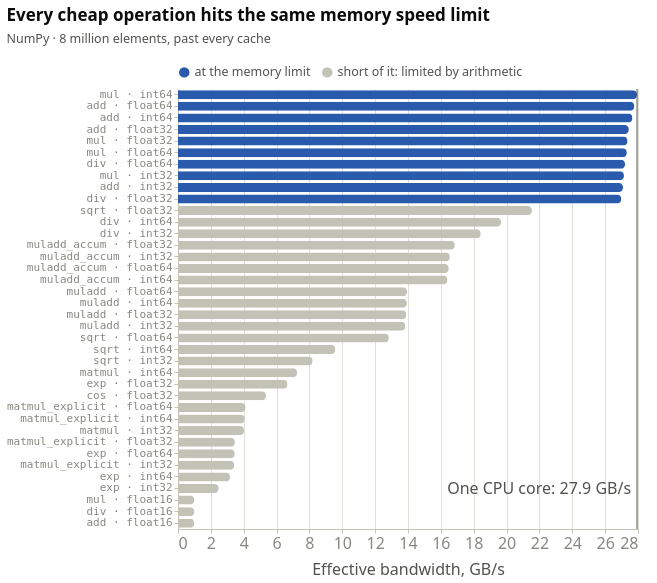

The notebook cell this image was saved under:
### Markdown cell above
---

## 4 · Memory bandwidth is the speed limit

**Bandwidth** is how many bytes per second the memory system can deliver. For a
simple operation like <code style="font-size:0.75em">add</code>, the processor finishes the arithmetic long before the
next numbers arrive, so the speed of memory, not of the processor, sets the pace.

### Code cell
style.show(figures.cpu_bandwidth(d))

### Figure 1 — Vega-Lite specification as saved in the notebook (floating-point values rounded to 4 significant figures)
{"config": {"background": "transparent", "font": "Cochineal, system-ui, -apple-system, \"Segoe UI\", sans-serif", "padding": {"left": 6, "right": 18, "top": 6, "bottom": 6}, "view": {"stroke": null, "continuousWidth": 620, "continuousHeight": 300}, "axis": {"labelFont": "Cochineal, system-ui, -apple-system, \"Segoe UI\", sans-serif", "titleFont": "Cochineal, system-ui, -apple-system, \"Segoe UI\", sans-serif", "labelColor": "#898781", "titleColor": "#52514e", "labelFontSize": 12.5, "titleFontSize": 12.5, "titleFontWeight": 500, "titlePadding": 10, "domainColor": "#c3c2b7", "domainWidth": 1, "tickColor": "#c3c2b7", "tickSize": 4, "gridColor": "#e1e0d9", "gridWidth": 1, "gridDash": []}, "legend": {"labelFont": "Cochineal, system-ui, -apple-system, \"Segoe UI\", sans-serif", "titleFont": "Cochineal, system-ui, -apple-system, \"Segoe UI\", sans-serif", "labelColor": "#52514e", "titleColor": "#52514e", "labelFontSize": 12.5, "titleFontSize": 12.5, "titleFontWeight": 500, "symbolType": "circle", "symbolSize": 110, "orient": "top", "direction": "horizontal", "offset": 10, "titlePadding": 10, "labelLimit": 360}, "title": {"font": "Cochineal, system-ui, -apple-system, \"Segoe UI\", sans-serif", "color": "#0b0b0b", "fontSize": 17, "fontWeight": 600, "subtitleFont": "Cochineal, system-ui, -apple-system, \"Segoe UI\", sans-serif", "subtitleColor": "#52514e", "subtitleFontSize": 12.5, "subtitlePadding": 8, "anchor": "start", "offset": 16, "dy": -4}, "header": {"labelFont": "Cochineal, system-ui, -apple-system, \"Segoe UI\", sans-serif", "titleFont": "Cochineal, system-ui, -apple-system, \"Segoe UI\", sans-serif", "labelColor": "#52514e", "titleColor": "#52514e", "labelFontSize": 13, "labelFontWeight": 600, "titleFontSize": 12.5}, "range": {"category": ["#2a5aab", "#883327", "#3e8343", "#349ab6"], "heatmap": ["#cfdff9", "#a4bfeb", "#759cdc", "#4c7bc8", "#2a5aab", "#1f4584", "#17315d"], "ramp": ["#cfdff9", "#a4bfeb", "#759cdc", "#4c7bc8", "#2a5aab", "#1f4584", "#17315d"]}, "bar": {"cornerRadiusEnd": 4, "discreteBandSize": 16}, "point": {"size": 100, "filled": true, "stroke": "transparent", "strokeWidth": 2, "opacity": 1}, "line": {"strokeWidth": 2, "strokeCap": "round", "strokeJoin": "round"}, "rule": {"strokeWidth": 1}, "text": {"font": "Cochineal, system-ui, -apple-system, \"Segoe UI\", sans-serif", "fontSize": 12, "color": "#52514e"}}, "layer": [{"data": {"name": "data-439006e2a8599b63c05f65b5865bf6fd"}, "mark": {"type": "bar", "size": 9}, "encoding": {"color": {"field": "state", "legend": {"title": null}, "scale": {"domain": ["at the memory limit", "short of it: limited by arithmetic"], "range": ["#2a5aab", "#c3c2b7"]}, "sort": ["at the memory limit", "short of it: limited by arithmetic"], "type": "nominal"}, "tooltip": [{"field": "cell", "type": "nominal"}, {"field": "result_dtype", "title": "computes in", "type": "nominal"}, {"field": "gbs", "format": ".1f", "title": "GB/s", "type": "quantitative"}, {"field": "us", "format": ",.0f", "title": "µs / call", "type": "quantitative"}], "x": {"axis": {"labelFontSize": 16, "titleFontSize": 16}, "field": "gbs", "title": "Effective bandwidth, GB/s", "type": "quantitative"}, "y": {"axis": {"labelFont": "monospace", "labelFontSize": 11, "labelLimit": 200}, "field": "cell", "sort": "-x", "title": null, "type": "nominal"}}}, {"data": {"name": "data-74fba5166332610cefac7bd98cefc744"}, "mark": {"type": "rule", "color": "#52514e", "strokeWidth": 1}, "encoding": {"x": {"field": "x", "type": "quantitative"}}}, {"data": {"name": "data-0217d6c698f8df1d08857c17733c3f12"}, "mark": {"type": "text", "align": "right", "color": "#52514e", "dx": -6, "fontSize": 16}, "encoding": {"text": {"field": "t", "type": "nominal"}, "x": {"field": "x", "type": "quantitative"}, "y": {"field": "y", "scale": null, "type": "quantitative"}}}], "height": 440, "title": {"text": "Every cheap operation hits the same memory speed limit", "subtitle": "NumPy · 8 million elements, past every cache"}, "width": 460, "$schema": "https://vega.github.io/schema/vega-lite/v6.4.1.json", "datasets": {"data-439006e2a8599b63c05f65b5865bf6fd": [{"run": "cpu_dram50", "n": 2000000, "n_elem": 8000000, "operation": "mul", "implementation": "int64", "framework": "NumPy", "execution_mode": "eager", "timer": "host", "destination": "out", "cache_state": "cold", "us": 6871.0, "us_lo": 6742.0, "us_hi": 7043.0, "ns_elem": 0.8589, "gbs": 27.94, "gelem_s": 1.164, "b_elem": 24, "result_mib": 61.04, "result_dtype": "int64", "promoted": false, "samples": 50, "cell": "mul · int64", "state": "at the memory limit"}, {"run": "cpu_dram50", "n": 2000000, "n_elem": 8000000, "operation": "add", "implementation": "float64", "framework": "NumPy", "execution_mode": "eager", "timer": "host", "destination": "out", "cache_state": "cold", "us": 6912.0, "us_lo": 6840.0, "us_hi": 7120.0, "ns_elem": 0.864, "gbs": 27.78, "gelem_s": 1.157, "b_elem": 24, "result_mib": 61.04, "result_dtype": "float64", "promoted": false, "samples": 50, "cell": "add · float64", "state": "at the memory limit"}, {"run": "cpu_dram50", "n": 2000000, "n_elem": 8000000, "operation": "add", "implementation": "int64", "framework": "NumPy", "execution_mode": "eager", "timer": "host", "destination": "out", "cache_state": "cold", "us": 6941.0, "us_lo": 6844.0, "us_hi": 7133.0, "ns_elem": 0.8677, "gbs": 27.66, "gelem_s": 1.153, "b_elem": 24, "result_mib": 61.04, "result_dtype": "int64", "promoted": false, "samples": 50, "cell": "add · int64", "state": "at the memory limit"}, {"run": "cpu_dram50", "n": 2000000, "n_elem": 8000000, "operation": "add", "implementation": "float32", "framework": "NumPy", "execution_mode": "eager", "timer": "host", "destination": "out", "cache_state": "cold", "us": 3498.0, "us_lo": 3447.0, "us_hi": 3617.0, "ns_elem": 0.4373, "gbs": 27.44, "gelem_s": 2.287, "b_elem": 12, "result_mib": 30.52, "result_dtype": "float32", "promoted": false, "samples": 50, "cell": "add · float32", "state": "at the memory limit"}, {"run": "cpu_dram50", "n": 2000000, "n_elem": 8000000, "operation": "mul", "implementation": "float32", "framework": "NumPy", "execution_mode": "eager", "timer": "host", "destination": "out", "cache_state": "cold", "us": 3508.0, "us_lo": 3449.0, "us_hi": 3628.0, "ns_elem": 0.4386, "gbs": 27.36, "gelem_s": 2.28, "b_elem": 12, "result_mib": 30.52, "result_dtype": "float32", "promoted": false, "samples": 50, "cell": "mul · float32", "state": "at the memory limit"}, {"run": "cpu_dram50", "n": 2000000, "n_elem": 8000000, "operation": "mul", "implementation": "float64", "framework": "NumPy", "execution_mode": "eager", "timer": "host", "destination": "out", "cache_state": "cold", "us": 7028.0, "us_lo": 6867.0, "us_hi": 7165.0, "ns_elem": 0.8785, "gbs": 27.32, "gelem_s": 1.138, "b_elem": 24, "result_mib": 61.04, "result_dtype": "float64", "promoted": false, "samples": 50, "cell": "mul · float64", "state": "at the memory limit"}, {"run": "cpu_dram50", "n": 2000000, "n_elem": 8000000, "operation": "div", "implementation": "float64", "framework": "NumPy", "execution_mode": "eager", "timer": "host", "destination": "out", "cache_state": "cold", "us": 7056.0, "us_lo": 6887.0, "us_hi": 7157.0, "ns_elem": 0.882, "gbs": 27.21, "gelem_s": 1.134, "b_elem": 24, "result_mib": 61.04, "result_dtype": "float64", "promoted": false, "samples": 50, "cell": "div · float64", "state": "at the memory limit"}, {"run": "cpu_dram50", "n": 2000000, "n_elem": 8000000, "operation": "mul", "implementation": "int32", "framework": "NumPy", "execution_mode": "eager", "timer": "host", "destination": "out", "cache_state": "cold", "us": 3537.0, "us_lo": 3430.0, "us_hi": 3721.0, "ns_elem": 0.4421, "gbs": 27.15, "gelem_s": 2.262, "b_elem": 12, "result_mib": 30.52, "result_dtype": "int32", "promoted": false, "samples": 50, "cell": "mul · int32", "state": "at the memory limit"}, {"run": "cpu_dram50", "n": 2000000, "n_elem": 8000000, "operation": "add", "implementation": "int32", "framework": "NumPy", "execution_mode": "eager", "timer": "host", "destination": "out", "cache_state": "cold", "us": 3544.0, "us_lo": 3422.0, "us_hi": 3716.0, "ns_elem": 0.4431, "gbs": 27.08, "gelem_s": 2.257, "b_elem": 12, "result_mib": 30.52, "result_dtype": "int32", "promoted": false, "samples": 50, "cell": "add · int32", "state": "at the memory limit"}, {"run": "cpu_dram50", "n": 2000000, "n_elem": 8000000, "operation": "div", "implementation": "float32", "framework": "NumPy", "execution_mode": "eager", "timer": "host", "destination": "out", "cache_state": "cold", "us": 3558.0, "us_lo": 3456.0, "us_hi": 3717.0, "ns_elem": 0.4448, "gbs": 26.98, "gelem_s": 2.248, "b_elem": 12, "result_mib": 30.52, "result_dtype": "float32", "promoted": false, "samples": 50, "cell": "div · float32", "state": "at the memory limit"}, {"run": "cpu_dram50", "n": 2000000, "n_elem": 8000000, "operation": "sqrt", "implementation": "float32", "framework": "NumPy", "execution_mode": "eager", "timer": "host", "destination": "out", "cache_state": "cold", "us": 2971.0, "us_lo": 2945.0, "us_hi": 3034.0, "ns_elem": 0.3713, "gbs": 21.55, "gelem_s": 2.693, "b_elem": 8, "result_mib": 30.52, "result_dtype": "float32", "promoted": false, "samples": 50, "cell": "sqrt · float32", "state": "short of it: limited by arithmetic"}, {"run": "cpu_dram50", "n": 2000000, "n_elem": 8000000, "operation": "div", "implementation": "int64", "framework": "NumPy", "execution_mode": "eager", "timer": "host", "destination": "out", "cache_state": "cold", "us": 9764.0, "us_lo": 9615.0, "us_hi": 9901.0, "ns_elem": 1.22, "gbs": 19.66, "gelem_s": 0.8193, "b_elem": 24, "result_mib": 61.04, "result_dtype": "float64", "promoted": true, "samples": 50, "cell": "div · int64", "state": "short of it: limited by arithmetic"}, {"run": "cpu_dram50", "n": 2000000, "n_elem": 8000000, "operation": "div", "implementation": "int32", "framework": "NumPy", "execution_mode": "eager", "timer": "host", "destination": "out", "cache_state": "cold", "us": 6947.0, "us_lo": 6838.0, "us_hi": 7132.0, "ns_elem": 0.8683, "gbs": 18.43, "gelem_s": 1.152, "b_elem": 16, "result_mib": 61.04, "result_dtype": "float64", "promoted": true, "samples": 50, "cell": "div · int32", "state": "short of it: limited by arithmetic"}, {"run": "cpu_dram50", "n": 2000000, "n_elem": 8000000, "operation": "muladd_accum", "implementation": "float32", "framework": "NumPy", "execution_mode": "eager", "timer": "host", "destination": "out", "cache_state": "cold", "us": 5697.0, "us_lo": 5594.0, "us_hi": 5874.0, "ns_elem": 0.7122, "gbs": 16.85, "gelem_s": 1.404, "b_elem": 12, "result_mib": 30.52, "result_dtype": "float32", "promoted": false, "samples": 50, "cell": "muladd_accum · float32", "state": "short of it: limited by arithmetic"}, {"run": "cpu_dram50", "n": 2000000, "n_elem": 8000000, "operation": "muladd_accum", "implementation": "int32", "framework": "NumPy", "execution_mode": "eager", "timer": "host", "destination": "out", "cache_state": "cold", "us": 5801.0, "us_lo": 5650.0, "us_hi": 5974.0, "ns_elem": 0.7252, "gbs": 16.55, "gelem_s": 1.379, "b_elem": 12, "result_mib": 30.52, "result_dtype": "int32", "promoted": false, "samples": 50, "cell": "muladd_accum · int32", "state": "short of it: limited by arithmetic"}, {"run": "cpu_dram50", "n": 2000000, "n_elem": 8000000, "operation": "muladd_accum", "implementation": "float64", "framework": "NumPy", "execution_mode": "eager", "timer": "host", "destination": "out", "cache_state": "cold", "us": 11650.0, "us_lo": 11420.0, "us_hi": 11800.0, "ns_elem": 1.456, "gbs": 16.48, "gelem_s": 0.6868, "b_elem": 24, "result_mib": 61.04, "result_dtype": "float64", "promoted": false, "samples": 50, "cell": "muladd_accum · float64", "state": "short of it: limited by arithmetic"}, {"run": "cpu_dram50", "n": 2000000, "n_elem": 8000000, "operation": "muladd_accum", "implementation": "int64", "framework": "NumPy", "execution_mode": "eager", "timer": "host", "destination": "out", "cache_state": "cold", "us": 11710.0, "us_lo": 11480.0, "us_hi": 11830.0, "ns_elem": 1.463, "gbs": 16.4, "gelem_s": 0.6834, "b_elem": 24, "result_mib": 61.04, "result_dtype": "int64", "promoted": false, "samples": 50, "cell": "muladd_accum · int64", "state": "short of it: limited by arithmetic"}, {"run": "cpu_dram50", "n": 2000000, "n_elem": 8000000, "operation": "muladd", "implementation": "float64", "framework": "NumPy", "execution_mode": "eager", "timer": "host", "destination": "out", "cache_state": "cold", "us": 13770.0, "us_lo": 13530.0, "us_hi": 13960.0, "ns_elem": 1.722, "gbs": 13.94, "gelem_s": 0.5808, "b_elem": 24, "result_mib": 61.04, "result_dtype": "float64", "promoted": false, "samples": 50, "cell": "muladd · float64", "state": "short of it: limited by arithmetic"}, {"run": "cpu_dram50", "n": 2000000, "n_elem": 8000000, "operation": "muladd", "implementation": "int64", "framework": "NumPy", "execution_mode": "eager", "timer": "host", "destination": "out", "cache_state": "cold", "us": 13780.0, "us_lo": 13640.0, "us_hi": 13920.0, "ns_elem": 1.723, "gbs": 13.93, "gelem_s": 0.5804, "b_elem": 24, "result_mib": 61.04, "result_dtype": "int64", "promoted": false, "samples": 50, "cell": "muladd · int64", "state": "short of it: limited by arithmetic"}, {"run": "cpu_dram50", "n": 2000000, "n_elem": 8000000, "operation": "muladd", "implementation": "float32", "framework": "NumPy", "execution_mode": "eager", "timer": "host", "destination": "out", "cache_state": "cold", "us": 6908.0, "us_lo": 6717.0, "us_hi": 7088.0, "ns_elem": 0.8635, "gbs": 13.9, "gelem_s": 1.158, "b_elem": 12, "result_mib": 30.52, "result_dtype": "float32", "promoted": false, "samples": 50, "cell": "muladd · float32", "state": "short of it: limited by arithmetic"}, {"run": "cpu_dram50", "n": 2000000, "n_elem": 8000000, "operation": "muladd", "implementation": "int32", "framework": "NumPy", "execution_mode": "eager", "timer": "host", "destination": "out", "cache_state": "cold", "us": 6939.0, "us_lo": 6799.0, "us_hi": 7106.0, "ns_elem": 0.8673, "gbs": 13.84, "gelem_s": 1.153, "b_elem": 12, "result_mib": 30.52, "result_dtype": "int32", "promoted": false, "samples": 50, "cell": "muladd · int32", "state": "short of it: limited by arithmetic"}, {"run": "cpu_dram50", "n": 2000000, "n_elem": 8000000, "operation": "sqrt", "implementation": "float64", "framework": "NumPy", "execution_mode": "eager", "timer": "host", "destination": "out", "cache_state": "cold", "us": 9975.0, "us_lo": 9953.0, "us_hi": 10100.0, "ns_elem": 1.247, "gbs": 12.83, "gelem_s": 0.802, "b_elem": 16, "result_mib": 61.04, "result_dtype": "float64", "promoted": false, "samples": 50, "cell": "sqrt · float64", "state": "short of it: limited by arithmetic"}, {"run": "cpu_dram50", "n": 2000000, "n_elem": 8000000, "operation": "sqrt", "implementation": "int64", "framework": "NumPy", "execution_mode": "eager", "timer": "host", "destination": "out", "cache_state": "cold", "us": 13360.0, "us_lo": 13280.0, "us_hi": 13440.0, "ns_elem": 1.67, "gbs": 9.58, "gelem_s": 0.5988, "b_elem": 16, "result_mib": 61.04, "result_dtype": "float64", "promoted": true, "samples": 50, "cell": "sqrt · int64", "state": "short of it: limited by arithmetic"}, {"run": "cpu_dram50", "n": 2000000, "n_elem": 8000000, "operation": "sqrt", "implementation": "int32", "framework": "NumPy", "execution_mode": "eager", "timer": "host", "destination": "out", "cache_state": "cold", "us": 11710.0, "us_lo": 11670.0, "us_hi": 11790.0, "ns_elem": 1.464, "gbs": 8.195, "gelem_s": 0.6829, "b_elem": 12, "result_mib": 61.04, "result_dtype": "float64", "promoted": true, "samples": 50, "cell": "sqrt · int32", "state": "short of it: limited by arithmetic"}, {"run": "cpu_dram50", "n": 2000000, "n_elem": 8000000, "operation": "matmul", "implementation": "int64", "framework": "NumPy", "execution_mode": "eager", "timer": "host", "destination": "out", "cache_state": "cold", "us": 26480.0, "us_lo": 25920.0, "us_hi": 30220.0, "ns_elem": 3.31, "gbs": 7.252, "gelem_s": 0.3022, "b_elem": 24, "result_mib": 61.04, "result_dtype": "int64", "promoted": false, "samples": 50, "cell": "matmul · int64", "state": "short of it: limited by arithmetic"}, {"run": "cpu_dram50", "n": 2000000, "n_elem": 8000000, "operation": "exp", "implementation": "float32", "framework": "NumPy", "execution_mode": "eager", "timer": "host", "destination": "out", "cache_state": "cold", "us": 9602.0, "us_lo": 9527.0, "us_hi": 9700.0, "ns_elem": 1.2, "gbs": 6.666, "gelem_s": 0.8332, "b_elem": 8, "result_mib": 30.52, "result_dtype": "float32", "promoted": false, "samples": 50, "cell": "exp · float32", "state": "short of it: limited by arithmetic"}, {"run": "cpu_dram50", "n": 2000000, "n_elem": 8000000, "operation": "cos", "implementation": "float32", "framework": "NumPy", "execution_mode": "eager", "timer": "host", "destination": "out", "cache_state": "cold", "us": 11950.0, "us_lo": 11910.0, "us_hi": 12100.0, "ns_elem": 1.494, "gbs": 5.354, "gelem_s": 0.6693, "b_elem": 8, "result_mib": 30.52, "result_dtype": "float32", "promoted": false, "samples": 50, "cell": "cos · float32", "state": "short of it: limited by arithmetic"}, {"run": "cpu_dram50", "n": 2000000, "n_elem": 8000000, "operation": "matmul_explicit", "implementation": "float64", "framework": "NumPy", "execution_mode": "eager", "timer": "host", "destination": "out", "cache_state": "cold", "us": 46680.0, "us_lo": 46460.0, "us_hi": 46880.0, "ns_elem": 5.835, "gbs": 4.113, "gelem_s": 0.1714, "b_elem": 24, "result_mib": 61.04, "result_dtype": "float64", "promoted": false, "samples": 50, "cell": "matmul_explicit · float64", "state": "short of it: limited by arithmetic"}, {"run": "cpu_dram50", "n": 2000000, "n_elem": 8000000, "operation": "matmul_explicit", "implementation": "int64", "framework": "NumPy", "execution_mode": "eager", "timer": "host", "destination": "out", "cache_state": "cold", "us": 47280.0, "us_lo": 47100.0, "us_hi": 47460.0, "ns_elem": 5.91, "gbs": 4.061, "gelem_s": 0.1692, "b_elem": 24, "result_mib": 61.04, "result_dtype": "int64", "promoted": false, "samples": 50, "cell": "matmul_explicit · int64", "state": "short of it: limited by arithmetic"}, {"run": "cpu_dram50", "n": 2000000, "n_elem": 8000000, "operation": "matmul", "implementation": "int32", "framework": "NumPy", "execution_mode": "eager", "timer": "host", "destination": "out", "cache_state": "cold", "us": 23850.0, "us_lo": 23770.0, "us_hi": 24030.0, "ns_elem": 2.982, "gbs": 4.024, "gelem_s": 0.3354, "b_elem": 12, "result_mib": 30.52, "result_dtype": "int32", "promoted": false, "samples": 50, "cell": "matmul · int32", "state": "short of it: limited by arithmetic"}, {"run": "cpu_dram50", "n": 2000000, "n_elem": 8000000, "operation": "matmul_explicit", "implementation": "float32", "framework": "NumPy", "execution_mode": "eager", "timer": "host", "destination": "out", "cache_state": "cold", "us": 27720.0, "us_lo": 27480.0, "us_hi": 27980.0, "ns_elem": 3.465, "gbs": 3.463, "gelem_s": 0.2886, "b_elem": 12, "result_mib": 30.52, "result_dtype": "float32", "promoted": false, "samples": 50, "cell": "matmul_explicit · float32", "state": "short of it: limited by arithmetic"}, {"run": "cpu_dram50", "n": 2000000, "n_elem": 8000000, "operation": "exp", "implementation": "float64", "framework": "NumPy", "execution_mode": "eager", "timer": "host", "destination": "out", "cache_state": "cold", "us": 37040.0, "us_lo": 36890.0, "us_hi": 37220.0, "ns_elem": 4.631, "gbs": 3.455, "gelem_s": 0.216, "b_elem": 16, "result_mib": 61.04, "result_dtype": "float64", "promoted": false, "samples": 50, "cell": "exp · float64", "state": "short of it: limited by arithmetic"}, {"run": "cpu_dram50", "n": 2000000, "n_elem": 8000000, "operation": "matmul_explicit", "implementation": "int32", "framework": "NumPy", "execution_mode": "eager", "timer": "host", "destination": "out", "cache_state": "cold", "us": 28050.0, "us_lo": 27820.0, "us_hi": 28300.0, "ns_elem": 3.506, "gbs": 3.423, "gelem_s": 0.2852, "b_elem": 12, "result_mib": 30.52, "result_dtype": "int32", "promoted": false, "samples": 50, "cell": "matmul_explicit · int32", "state": "short of it: limited by arithmetic"}, {"run": "cpu_dram50", "n": 2000000, "n_elem": 8000000, "operation": "exp", "implementation": "int64", "framework": "NumPy", "execution_mode": "eager", "timer": "host", "destination": "out", "cache_state": "cold", "us": 40420.0, "us_lo": 40260.0, "us_hi": 40810.0, "ns_elem": 5.053, "gbs": 3.167, "gelem_s": 0.1979, "b_elem": 16, "result_mib": 61.04, "result_dtype": "float64", "promoted": true, "samples": 50, "cell": "exp · int64", "state": "short of it: limited by arithmetic"}, {"run": "cpu_dram50", "n": 2000000, "n_elem": 8000000, "operation": "exp", "implementation": "int32", "framework": "NumPy", "execution_mode": "eager", "timer": "host", "destination": "out", "cache_state": "cold", "us": 38790.0, "us_lo": 38660.0, "us_hi": 38960.0, "ns_elem": 4.849, "gbs": 2.475, "gelem_s": 0.2062, "b_elem": 12, "result_mib": 61.04, "result_dtype": "float64", "promoted": true, "samples": 50, "cell": "exp · int32", "state": "short of it: limited by arithmetic"}, {"run": "cpu_dram50", "n": 2000000, "n_elem": 8000000, "operation": "mul", "implementation": "float16", "framework": "NumPy", "execution_mode": "eager", "timer": "host", "destination": "out", "cache_state": "cold", "us": 48400.0, "us_lo": 48220.0, "us_hi": 48780.0, "ns_elem": 6.05, "gbs": 0.9917, "gelem_s": 0.1653, "b_elem": 6, "result_mib": 15.26, "result_dtype": "float16", "promoted": false, "samples": 50, "cell": "mul · float16", "state": "short of it: limited by arithmetic"}, {"run": "cpu_dram50", "n": 2000000, "n_elem": 8000000, "operation": "div", "implementation": "float16", "framework": "NumPy", "execution_mode": "eager", "timer": "host", "destination": "out", "cache_state": "cold", "us": 48430.0, "us_lo": 48250.0, "us_hi": 48610.0, "ns_elem": 6.053, "gbs": 0.9912, "gelem_s": 0.1652, "b_elem": 6, "result_mib": 15.26, "result_dtype": "float16", "promoted": false, "samples": 50, "cell": "div · float16", "state": "short of it: limited by arithmetic"}, {"run": "cpu_dram50", "n": 2000000, "n_elem": 8000000, "operation": "add", "implementation": "float16", "framework": "NumPy", "execution_mode": "eager", "timer": "host", "destination": "out", "cache_state": "cold", "us": 48480.0, "us_lo": 48300.0, "us_hi": 48800.0, "ns_elem": 6.06, "gbs": 0.9901, "gelem_s": 0.165, "b_elem": 6, "result_mib": 15.26, "result_dtype": "float16", "promoted": false, "samples": 50, "cell": "add · float16", "state": "short of it: limited by arithmetic"}], "data-74fba5166332610cefac7bd98cefc744": [{"x": 27.94, "t": "One CPU core: 27.9 GB/s"}], "data-0217d6c698f8df1d08857c17733c3f12": [{"x": 27.94, "t": "One CPU core: 27.9 GB/s", "y": 400.0}]}}
